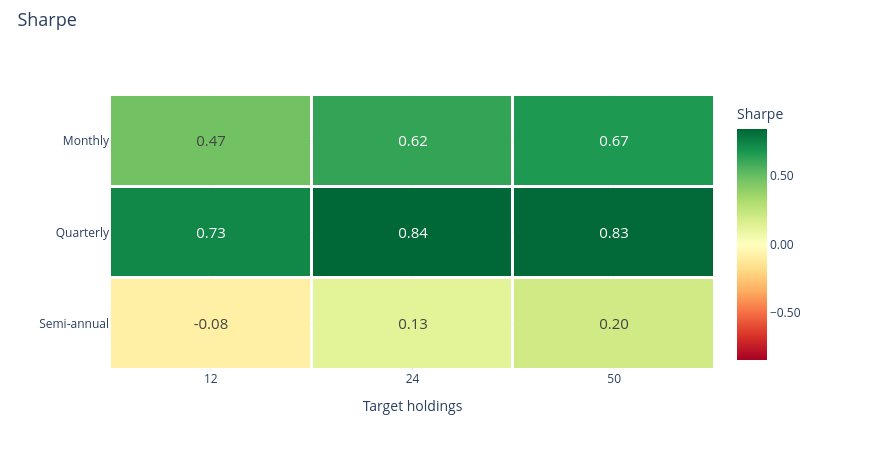

Notebook code cell kept with this figure:
### Markdown cell above
### Sharpe ratio

### Code cell
research.heatmap('sharpe')

### Figure 1 — Plotly figure (JSON) as saved in the notebook; plotly's stock layout.template omitted (floating-point values rounded to 4 significant figures)
{"data": [{"colorbar": {"tickformat": ".2f", "title": {"text": "Sharpe"}}, "colorscale": [[0.0, "rgb(165,0,38)"], [0.1, "rgb(215,48,39)"], [0.2, "rgb(244,109,67)"], [0.3, "rgb(253,174,97)"], [0.4, "rgb(254,224,139)"], [0.5, "rgb(255,255,191)"], [0.6, "rgb(217,239,139)"], [0.7, "rgb(166,217,106)"], [0.8, "rgb(102,189,99)"], [0.9, "rgb(26,152,80)"], [1.0, "rgb(0,104,55)"]], "text": [["0.47", "0.62", "0.67"], ["0.73", "0.84", "0.83"], ["-0.08", "0.13", "0.20"]], "textfont": {"size": 15}, "texttemplate": "%{text}", "type": "heatmap", "x": ["12", "24", "50"], "xgap": 3, "y": ["Monthly", "Quarterly", "Semi-annual"], "ygap": 3, "z": [[0.4741, 0.6191, 0.668], [0.7286, 0.8422, 0.8344], [-0.08129, 0.1255, 0.1995]], "zmax": 0.8422, "zmid": 0.0, "zmin": -0.8422}], "layout": {"height": 450, "hovermode": "closest", "legend": {"font": {"size": 12}, "itemclick": "toggle", "itemdoubleclick": "toggleothers", "x": 1.025, "y": 1}, "margin": {"b": 80, "l": 110, "r": 155, "t": 95}, "title": {"font": {"size": 18}, "text": "Sharpe", "x": 0.02, "y": 0.97}, "width": 870, "xaxis": {"title": {"text": "Target holdings"}}, "yaxis": {"autorange": "reversed"}}}
